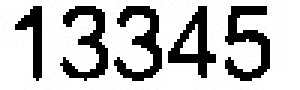
#> input picture 1.jpg, 100 x 30 px, given in place of 1.png, which was not available (shown 3 times larger)
$ python Hist.py
#> lines starting #> are read from the running program, lines starting #| are printed output that depends on the picture; pictures that were not available may be replaced by others from this repository, and a replacement may not be noted
import cv2
import numpy as np
import time
#import matplotlib
#  228:342,5:119 362:476,5:119 493:607,5:119 626:740,5:119 758:872,5:119
imgpath = 'C:\\Users\\2018091001\\Desktop\\heros2\\'
videopath = 'C:\\Users\\2018091001\\Desktop\\2017-04-02-21-42-30-VOD.ts'
vod = cv2.VideoCapture(videopath)


i=1
models = []
while i<600:
    img = imgpath+str(i)+'.png'
    model = cv2.imread(img)
#> model is the input picture: shape (30, 100, 3); min 0, max 255, mean 190
    # cv2.imshow('1',model)
    # cv2.waitKey(3000)
    #print(img)
    if type(model).__name__ == 'ndarray':
        model = cv2.resize(model,(114,114))
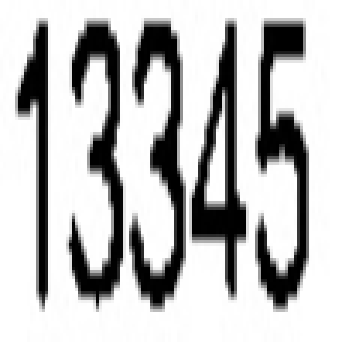
#> model: shape (114, 114, 3) (shown 3 times larger); min 0, max 255, mean 190.1
        X1 = cv2.calcHist([model],[0],None,[256],[0,256])
#> X1 = 256 values, max 4040 at index 255, min 0 at index 86, mean 50.77
        X1=cv2.normalize(X1,X1,0,1,cv2.NORM_MINMAX,-1)
#> X1 = 256 values, max 1 at index 255, min 0 at index 86, mean 0.0126
        X2 = cv2.calcHist([model],[1],None,[256],[0,256])
#> X2 = 256 values, max 4040 at index 255, min 0 at index 86, mean 50.77
        X2=cv2.normalize(X2,X2,0,1,cv2.NORM_MINMAX,-1)
#> X2 has the same summary as X1
        X3 = cv2.calcHist([model],[2],None,[256],[0,256])
#> X3 has the same summary as X2
        X3=cv2.normalize(X3,X3,0,1,cv2.NORM_MINMAX,-1)
#> X3 has the same summary as X1
        models.append([X1,X2,X3])
    i+=1
#> pass 2 of the loop `while i<600:`:
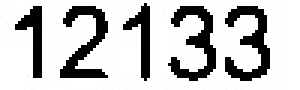
#> input picture 12133.jpg, 100 x 30 px, given in place of 2.png, which was not available (shown 3 times larger)
#> model is the input picture: shape (30, 100, 3); min 0, max 255, mean 195.7
#> `model = cv2.resize(model,(114,114))`:
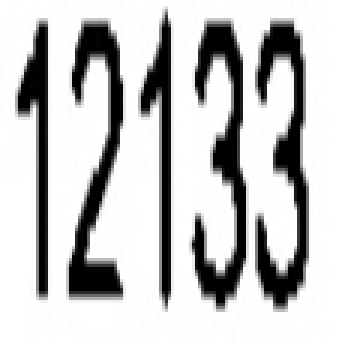
#> model: shape (114, 114, 3) (shown 3 times larger); min 0, max 255, mean 195.7
#> `X1 = cv2.calcHist([model],[0],None,[256],[0,256])`: X1 = 256 values, max 4091 at index 255, min 0 at index 89, mean 50.77
#> `X1=cv2.normalize(X1,X1,0,1,cv2.NORM_MINMAX,-1)`: X1 = 256 values, max 1 at index 255, min 0 at index 89, mean 0.0124
#> `X2 = cv2.calcHist([model],[1],None,[256],[0,256])`: X2 = 256 values, max 4091 at index 255, min 0 at index 89, mean 50.77
#> `X2=cv2.normalize(X2,X2,0,1,cv2.NORM_MINMAX,-1)`: X2 has the same summary as X1
#> `X3 = cv2.calcHist([model],[2],None,[256],[0,256])`: X3 has the same summary as X2
#> `X3=cv2.normalize(X3,X3,0,1,cv2.NORM_MINMAX,-1)`: X3 has the same summary as X1
#> pass 3 of the loop `while i<600:`:
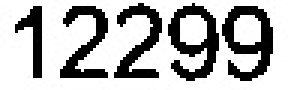
#> input picture 12233.jpg, 100 x 30 px, given in place of 3.png, which was not available (shown 3 times larger)
#> model is the input picture: shape (30, 100, 3); min 0, max 255, mean 183.3
#> `model = cv2.resize(model,(114,114))`:
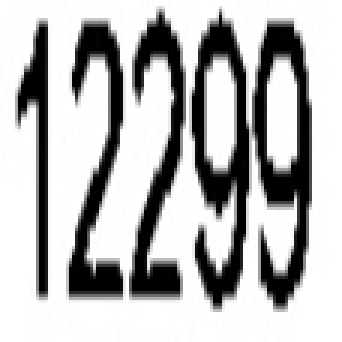
#> model: shape (114, 114, 3) (shown 3 times larger); min 0, max 255, mean 183.2
#> `X1 = cv2.calcHist([model],[0],None,[256],[0,256])`: X1 = 256 values, max 3764 at index 255, min 0 at index 138, mean 50.77
#> `X1=cv2.normalize(X1,X1,0,1,cv2.NORM_MINMAX,-1)`: X1 = 256 values, max 1 at index 255, min 0 at index 138, mean 0.0135
#> `X2 = cv2.calcHist([model],[1],None,[256],[0,256])`: X2 = 256 values, max 3764 at index 255, min 0 at index 138, mean 50.77
#> `X2=cv2.normalize(X2,X2,0,1,cv2.NORM_MINMAX,-1)`: X2 has the same summary as X1
#> `X3 = cv2.calcHist([model],[2],None,[256],[0,256])`: X3 has the same summary as X2
#> `X3=cv2.normalize(X3,X3,0,1,cv2.NORM_MINMAX,-1)`: X3 has the same summary as X1

print(len(models))

while True:
    ret,video = vod.read()
    hero=[video[228:342,5:119],video[362:476,5:119],video[493:607,5:119],video[626:740,5:119],video[758:872,5:119]]
    cv2.imshow('1',hero[1])
    cv2.waitKey(3000)
    j=0

    heros = []
    while j<5:
        H1 =cv2.calcHist([hero[j]],[0],None,[256],[0,256])
        H1=cv2.normalize(H1,H1,0,1,cv2.NORM_MINMAX,-1)
        H2 =cv2.calcHist([hero[j]],[1],None,[256],[0,256])
        H2=cv2.normalize(H2,H2,0,1,cv2.NORM_MINMAX,-1)
        H3 =cv2.calcHist([hero[j]],[2],None,[256],[0,256])
        H3=cv2.normalize(H3,H3,0,1,cv2.NORM_MINMAX,-1)
        x=0
        # print(type(H2))
        # print(H2)
        similarity=0
        res=0
        idx=0

        while x<len(models):
            #print(type(models[x][0]))
            similarity = cv2.compareHist(H1,models[x][0],0)+ cv2.compareHist(H2,models[x][1],0)+cv2.compareHist(H3,models[x][2],0)
            if similarity>=res:
                res=similarity
                idx=x
            x+=1
        heros.append([j,idx,res])
        j+=1
    print(heros)
    time.sleep(1)
